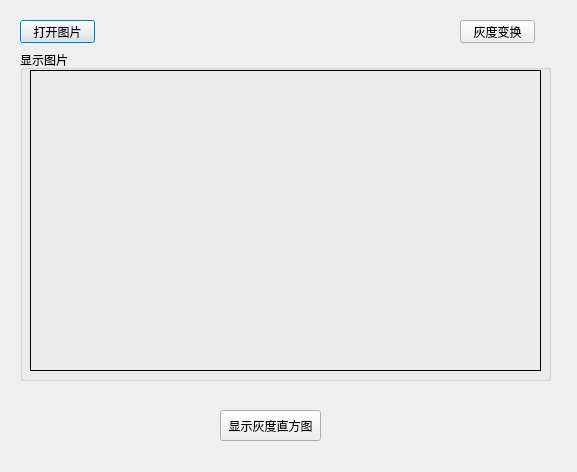
<?xml version="1.0" encoding="UTF-8"?>
<ui version="4.0">
 <class>displayImgDialog</class>
 <widget class="QDialog" name="displayImgDialog">
  <property name="geometry">
   <rect>
    <x>0</x>
    <y>0</y>
    <width>577</width>
    <height>472</height>
   </rect>
  </property>
  <property name="windowTitle">
   <string>Dialog</string>
  </property>
  <widget class="QPushButton" name="openImgBtn">
   <property name="geometry">
    <rect>
     <x>20</x>
     <y>20</y>
     <width>75</width>
     <height>23</height>
    </rect>
   </property>
   <property name="text">
    <string>打开图片</string>
   </property>
  </widget>
  <widget class="QGroupBox" name="groupBox">
   <property name="geometry">
    <rect>
     <x>20</x>
     <y>50</y>
     <width>531</width>
     <height>331</height>
    </rect>
   </property>
   <property name="title">
    <string>显示图片</string>
   </property>
   <widget class="QLabel" name="label_display">
    <property name="geometry">
     <rect>
      <x>10</x>
      <y>20</y>
      <width>511</width>
      <height>301</height>
     </rect>
    </property>
    <property name="frameShape">
     <enum>QFrame::Panel</enum>
    </property>
    <property name="frameShadow">
     <enum>QFrame::Plain</enum>
    </property>
    <property name="lineWidth">
     <number>1</number>
    </property>
    <property name="text">
     <string/>
    </property>
   </widget>
  </widget>
  <widget class="QPushButton" name="displayHistBtn">
   <property name="geometry">
    <rect>
     <x>220</x>
     <y>410</y>
     <width>101</width>
     <height>31</height>
    </rect>
   </property>
   <property name="text">
    <string>显示灰度直方图</string>
   </property>
  </widget>
  <widget class="QPushButton" name="convertGreyBtn">
   <property name="geometry">
    <rect>
     <x>460</x>
     <y>20</y>
     <width>75</width>
     <height>23</height>
    </rect>
   </property>
   <property name="text">
    <string>灰度变换</string>
   </property>
  </widget>
 </widget>
 <resources/>
 <connections/>
</ui>
